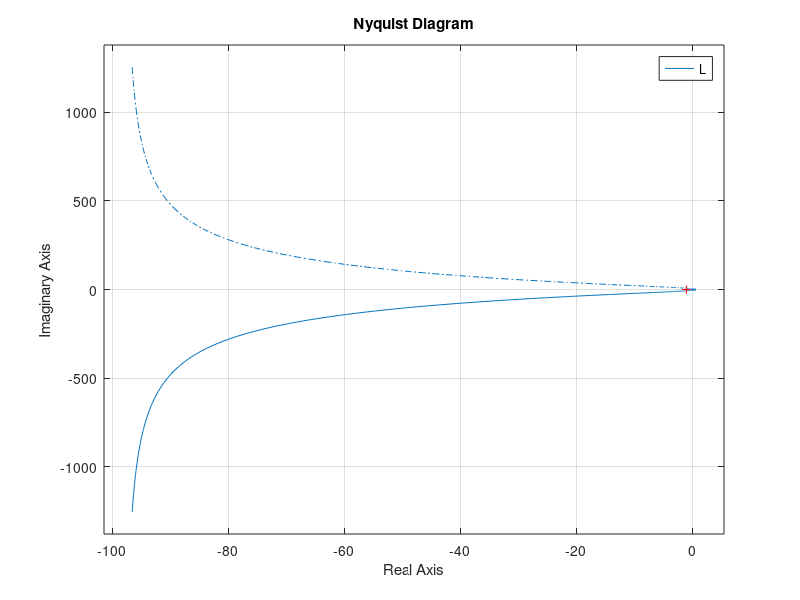

Write the MATLAB code that produced this figure. (Note: this script raises an error after producing the figure.)
 s=tf('s')

Gp=40/(s^2+3*s+4.5);

zpk(Gp)


Kp=40/4.5
v=1

Gf=1
Gs=1
Gr=1
Ga=-0.09
Tp0=1.03
Sp0=1.33
zeta=0.628
w_des=1.33


Kc=22*10^(6/20)
Kc=-5

z=w_des/1
Rz=1+s/z
zd=(w_des)/(0.87)
Rd=(1+s/zd)/(1+s/(zd*16)) 


pi=w_des/50
mi=10^(9.56/20)
Ri=(1+s/(mi*pi))/(1+s/pi)

zd=(w_des)/(0.74)
Rd=(1+s/zd)/(1+s/(zd*12)) 

zd2=(w_des)/(0.5)
Rd2=(1+s/zd)/(1+s/(zd*13)) 

L=Kc/s*Gp*Ga*Gs*Gf*Rz*Ri*Rd
Gc=Kc/s*Rz*Ri
Kd=1
Kd=3
zpk(L)

nyquist(L)

omega=logspace(-10,6,6000);

NicholsEren(L, omega, Sp0, Tp0);






